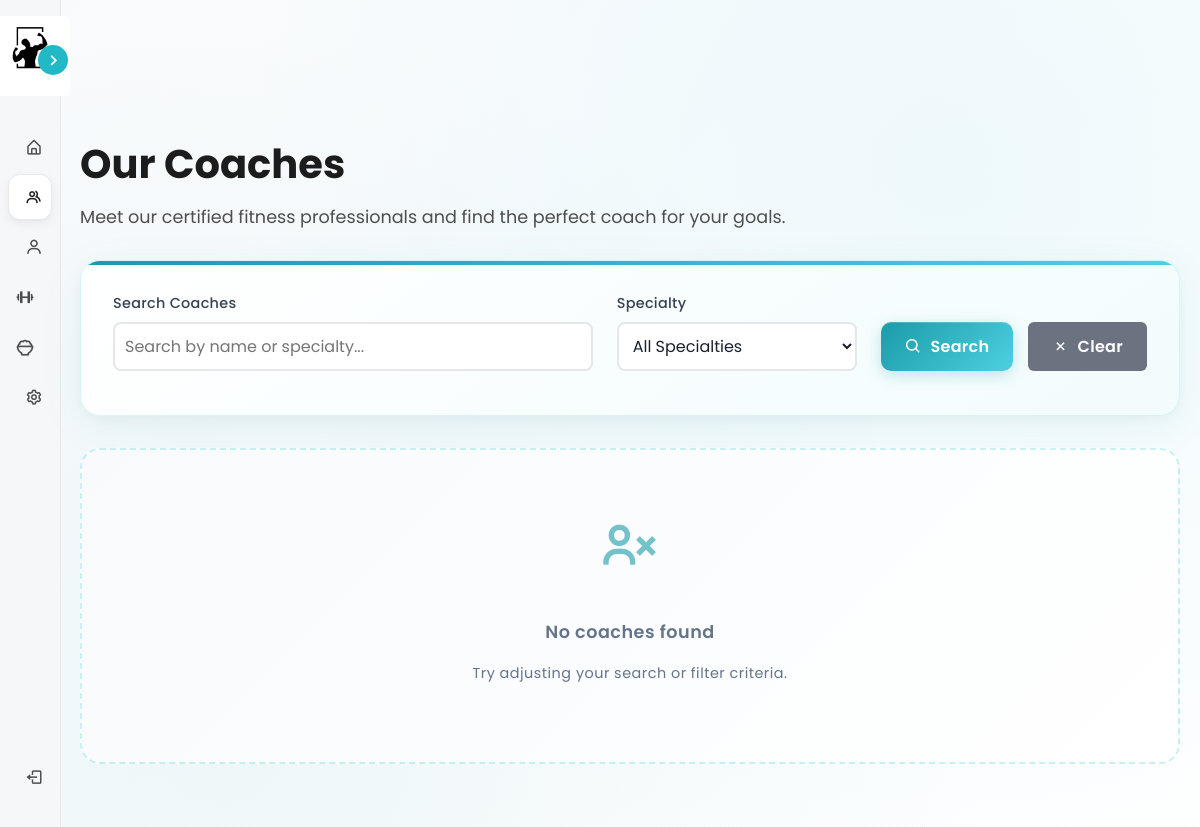
/views/member/coaches.php?specialty=Strength Training (signed in), run on an earlier commit of the app's database.
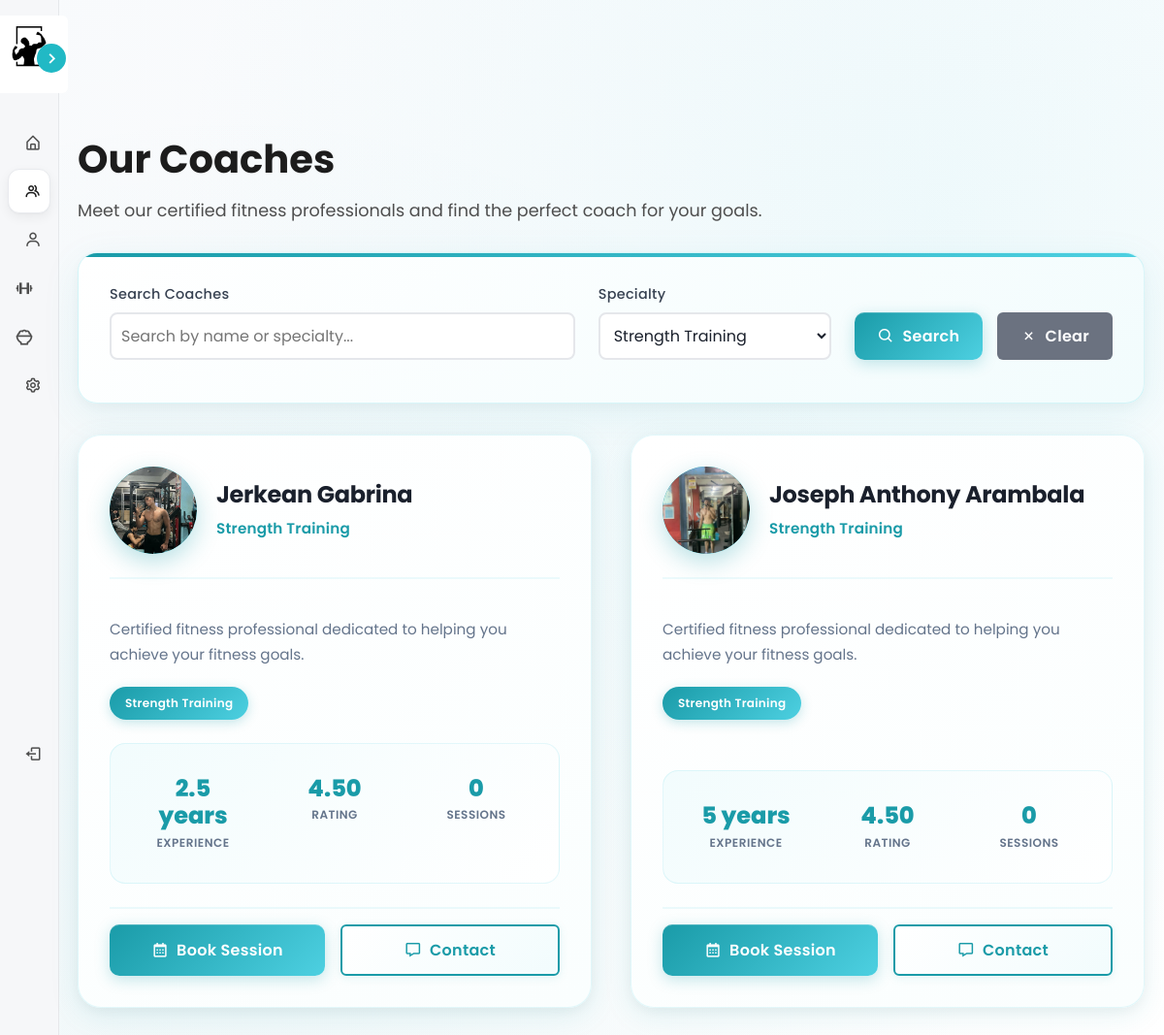
And on a later commit of the database.
### tables this page shows
CREATE TABLE `trainers` (
  `trainer_id` int(11) NOT NULL,
  `user_id` int(11) NOT NULL,
  `full_name` varchar(100) NOT NULL,
  `specialty` varchar(100) DEFAULT NULL,
  `experience` varchar(50) DEFAULT NULL,
  `rating` decimal(3,2) DEFAULT 4.50,
  `total_clients` int(11) DEFAULT 0,
  `total_sessions` int(11) DEFAULT 0,
  `description` text DEFAULT NULL,
  `phone` varchar(20) DEFAULT NULL,
  `email` varchar(100) DEFAULT NULL,
  `image` text DEFAULT NULL
);

### models/Trainer.php (called while the page is built, shortened)
<?php
require_once __DIR__ . '/../config/database.php';
class Trainer {
    private $conn;
    public function __construct() {
        $database = new Database();
        $this->conn = $database->getConnection();
    }
    public function getAllTrainers($filter_specialty = null, $sort_by = 'full_name', $sort_order = 'ASC') {
        try {
            $where_clauses = [];
            $params = [];
            if ($filter_specialty) {
                $where_clauses[] = "t.specialty = :specialty";
                $params[':specialty'] = $filter_specialty;
            }
            $where_sql = !empty($where_clauses) ? "WHERE " . implode(" AND ", $where_clauses) : "";
            $valid_sort_columns = ['trainer_id', 'full_name', 'specialty', 'phone', 'email', 'image'];
            $sort_order = strtoupper($sort_order) === 'ASC' ? 'ASC' : 'DESC';
            $sql = "SELECT t.*, u.username FROM trainers t JOIN users u ON t.user_id = u.user_id $where_sql ORDER BY t.$sort_by $sort_order";
            $stmt = $this->conn->prepare($sql);
            foreach ($params as $key => $value) {
                $stmt->bindValue($key, $value);
            }
            $stmt->execute();
            return $stmt->fetchAll(PDO::FETCH_ASSOC);
        } catch (PDOException $e) {
            error_log("Get all trainers error: " . $e->getMessage());
            return [];
        }
    }
}
?>

### config/database.php (called while the page is built, shortened)
<?php
class Database {
    private $host = "localhost";
    private $db_name = "gymmanagement";
    private $username = "root";
    private $password = "";
    public function getConnection() {
        $this->conn = null;
        try {
            $this->conn = new PDO("mysql:host=" . $this->host . ";dbname=" . $this->db_name,
                                   $this->username, $this->password);
            $this->conn->exec("set names utf8");
        } catch(PDOException $exception) {
            echo "Connection error: " . $exception->getMessage();
        }
        return $this->conn;
    }
}
?>

### views/member/coaches.php (the view, shortened to what this page needs)
<?php
require_once '../../models/Trainer.php';
$trainerModel = new Trainer();
$search = $_GET['search'] ?? '';
$specialtyFilter = $_GET['specialty'] ?? '';
$trainers = $trainerModel->getAllTrainers($specialtyFilter ?: null);
$coaches = [];
foreach ($trainers as $trainer) {
    $specialties = !empty($trainer['specialty']) ? explode(',', $trainer['specialty']) : ['General Training'];
    $specialties = array_map('trim', $specialties);
    $coaches[] = [
        'id' => $trainer['trainer_id'],
        'name' => $trainer['full_name'],
        'specialty' => $trainer['specialty'] ?? 'General Training',
        'experience' => $trainer['experience'] ?? 'N/A',
        'rating' => $trainer['rating'] ?? '4.5',
        'clients' => $trainer['total_clients'] ?? '0',
        'sessions' => $trainer['total_sessions'] ?? '0',
        'description' => $trainer['description'] ?? 'Certified fitness professional dedicated to helping you achieve your fitness goals.',
        'specialties' => $specialties,
        'email' => $trainer['email'] ?? '',
        'phone' => $trainer['phone'] ?? '',
        'image' => $trainer['image'] ?? 'default_trainer.png'
    ];
}
?>
<!DOCTYPE html>
<html lang="en">
<head>
    <link rel="stylesheet" href="../../assets/css/member_styles.css">
    <link rel="stylesheet" href="../../assets/css/coaches_styles.css">
    <link href='https://unpkg.com/boxicons@2.1.4/css/boxicons.min.css' rel='stylesheet'>
</head>
<body>
    <?php include '../components/dynamic_sidebar.php'; ?>
    <div class="main-content">
        <div class="content-wrapper">
            <div class="dashboard-header">
                <h1>Our Coaches</h1>
                <p>Meet our certified fitness professionals and find the perfect coach for your goals.</p>
            </div>
            <div class="search-section">
                <form class="search-form" method="get">
                    <div class="form-group">
                        <label for="search">Search Coaches</label>
                        <input type="text" id="search" name="search" placeholder="Search by name or specialty..." value="<?= htmlspecialchars($search) ?>">
                    </div>
                    <div class="form-group">
                        <label for="specialty">Specialty</label>
                        <select id="specialty" name="specialty">
                            <option value="">All Specialties</option>
                            <?php
                            $allTrainers = $trainerModel->getAllTrainers();
                            $specialties = array_unique(array_filter(array_column($allTrainers, 'specialty')));
                            foreach ($specialties as $spec): ?>
                                <option value="<?= htmlspecialchars($spec) ?>" <?= $specialtyFilter === $spec ? 'selected' : '' ?>>
                                    <?= htmlspecialchars($spec) ?>
                                </option>
                            <?php endforeach; ?>
                        </select>
                    </div>
                    <div class="form-group">
                        <button type="submit" class="btn btn-primary">
                            <i class='bx bx-search'></i>
                            Search
                        </button>
                        <?php if (!empty($search) || !empty($specialtyFilter)): ?>
                            <a href="coaches.php" class="btn btn-secondary" style="margin-left: 10px;">
                                <i class='bx bx-x'></i>
                                Clear
                            </a>
                        <?php endif; ?>
                    </div>
                </form>
            </div>
            <?php if (empty($coaches)): ?>
                <div class="no-data">
                    <i class='bx bx-user-x'></i>
                    <p>No coaches found</p>
                    <p style="font-size: 0.9rem; font-weight: normal; margin-top: 0.5rem;">
                        <?php if (!empty($search) || !empty($specialtyFilter)): ?>
                            Try adjusting your search or filter criteria.
                        <?php else: ?>
                            There are currently no coaches available.
                        <?php endif; ?>
                    </p>
                </div>
            <?php else: ?>
            <div class="coaches-grid">
                <?php foreach ($coaches as $coach): ?>
                <div class="coach-card">
                    <div class="coach-header">
                        <div class="coach-avatar">
                            <?php
                            if (!empty($coach['image']) && trim($coach['image']) !== '' && $coach['image'] !== 'default_trainer.png') {
                                $img = trim($coach['image']);
                                $isAbsolute = stripos($img, 'http://') === 0 || stripos($img, 'https://') === 0 || substr($img, 0, 1) === '/';
                                $alreadyPrefixed = strpos($img, 'assets/images/trainers/') === 0;
                                $imagePath = $isAbsolute || $alreadyPrefixed ? $img : ('../../assets/images/trainers/' . $img);
                                $fullPath = __DIR__ . '/../../assets/images/trainers/' . basename($img);
                                if (file_exists($fullPath)) {
                                    echo '<img src="' . htmlspecialchars($imagePath) . '" alt="' . htmlspecialchars($coach['name']) . '" />';
                                } else {
                                    echo strtoupper(substr($coach['name'], 0, 1));
                                }
                            } else {
                                echo strtoupper(substr($coach['name'], 0, 1));
                            }
                            ?>
                        </div>
                        <div class="coach-info">
                            <h3><?= htmlspecialchars($coach['name']) ?></h3>
                            <p><?= htmlspecialchars($coach['specialty']) ?></p>
                        </div>
                    </div>
                    <div class="coach-details">
                        <p><?= htmlspecialchars($coach['description']) ?></p>
                        <div class="coach-specialties">
                            <?php foreach ($coach['specialties'] as $specialty): ?>
                                <span class="specialty-tag"><?= htmlspecialchars($specialty) ?></span>
                            <?php endforeach; ?>
                        </div>
                    </div>
                    <div class="coach-stats">
                        <div class="stat-item">
                            <h4><?= $coach['experience'] ?></h4>
                            <p>Experience</p>
                        </div>
                        <div class="stat-item">
                            <h4><?= $coach['rating'] ?></h4>
                            <p>Rating</p>
                        </div>
                        <div class="stat-item">
                            <h4><?= $coach['sessions'] ?></h4>
                            <p>Sessions</p>
                        </div>
                    </div>
                    <div class="coach-actions">
                        <button class="btn btn-primary">
                            <i class='bx bx-calendar'></i>
                            Book Session
                        </button>
                        <button class="btn btn-secondary">
                            <i class='bx bx-message'></i>
                            Contact
                        </button>
                    </div>
                </div>
                <?php endforeach; ?>
            </div>
            <?php endif; ?>
        </div>
    </div>
</body>
</html>

### views/components/dynamic_sidebar.php (shortened to what this page needs)
<?php
$user_role = $_SESSION['role'] ?? 'guest';
$config_path = __DIR__ . '/../../config/sidebar_config.php';
if (file_exists($config_path)) {
    $menu_configs = include $config_path;
}
$current_config = $menu_configs[$user_role] ?? $menu_configs['guest'];
$current_page = basename($_SERVER['PHP_SELF']);
$dashboard_url = 'index.php';
foreach ($current_config['items'] as $item) {
    if (isset($item['text']) && stripos($item['text'], 'dashboard') !== false) {
        $dashboard_url = $item['url'];
        break;
    }
}
?>
<button class="mobile-menu-toggle" id="mobileMenuToggle">
</button>
<nav class="sidebar close" id="dynamicSidebar">
    <header>
        <div class="logo">
            <a href="<?php echo htmlspecialchars($dashboard_url); ?>">
                <img src="../../assets/images/logo.png" alt="Logo" width="150">
            </a>
        </div>
        <i class='bx bx-chevron-right toggle'></i>
    </header>
    <div class="menu-bar">
        <div class="menu">
            <ul class="menu-links">
                <?php
                $current_section = null;
                $section_count = 0;
                foreach ($current_config['items'] as $idx => $item) {
                    if (isset($item['type']) && $item['type'] === 'section') {
                        if ($current_section !== null) {
                            echo "</ul>\n";
                        }
                        $current_section = $item['label'];
                        $section_id = "collapsible-section-$section_count";
                        echo "<ul class='menu-collapsible' id='$section_id'>\n";
                        $section_count++;
                        continue;
                    }
                    $is_active = isset($item['active']) && $item['active'];
                    if (isset($item['url']) && basename($item['url']) === $current_page) $is_active = true;
                    if (isset($item['type']) && $item['type'] === 'dropdown') {
                        echo "<li class=\"nav-link " . ($is_active ? 'active' : '') . "\">";
                        echo "<button class='dropdown-btn'><i class='bx " . htmlspecialchars($item['icon']) . " icon'></i><span class='text nav-text'>" . htmlspecialchars($item['text']) . "</span><i class='bx bx-chevron-down dropdown-arrow'></i></button></li>\n";
                    } else {
                        echo "<li class=\"nav-link " . ($is_active ? 'active' : '') . "\"><a href=\"" . htmlspecialchars($item['url']) . "\" data-tooltip=\"" . htmlspecialchars($item['text']) . "\"><i class='bx " . htmlspecialchars($item['icon']) . " icon'></i><span class='text nav-text'>" . htmlspecialchars($item['text']) . "</span></a></li>\n";
                    }
                }
                if ($current_section !== null) {
                    echo "</ul>\n";
                }
                ?>
            </ul>
        </div>
        <div class="bottom-content">
            <li class="nav-link logout">
                <a href="#" onclick="openLogoutModal()">
                    <i class='bx bx-log-out icon'></i>
                </a>
            </li>
        </div>
    </div>
</nav>
<link rel="stylesheet" href="../../assets/css/modal_styles.css">

### assets/css/modal_styles.css (style rules this page uses)
.form-group { margin-bottom: 0.75rem; }
.form-group label { display: block; margin-bottom: 0.5rem; font-weight: 500; color: #374151; }
.form-group input, .form-group select, .form-group textarea { width: 100%; padding: 0.625rem; border: 2px solid #e5e7eb; border-radius: 8px; font-size: 1rem; transition: border-color 0.3s ease; box-sizing: border-box; }
.btn { transition: all 0.3s ease; }
.btn-primary { background: linear-gradient(135deg, #3b82f6 0%, #60a5fa 100%); color: white; padding: 0.75rem 1.5rem; border: none; border-radius: 10px; cursor: pointer; font-size: 1rem; box-shadow: 0 4px 15px rgba(59, 130, 246, 0.3); transition: all 0.3s ease; }
.btn-secondary { background: #6b7280; color: white; padding: 0.75rem 1.5rem; border: none; border-radius: 6px; cursor: pointer; font-size: 1rem; }

### views/components/dynamic_sidebar.php (style rules this page uses)
.sidebar .menu-bar { overflow-y: auto; max-height: calc(100vh - 120px); }
.menu-collapsible { display: block; padding: 0; margin: 0; transition: max-height 0.35s cubic-bezier(.4,2,.41,.86), opacity 0.18s linear; max-height: 1200px; opacity: 1; overflow: hidden; }

What changed in the data, as far as the page shows it:
added trainers: image (picture), full_name "Jerkean Gabrina", specialty "Strength Training", description "Certified fitness professional dedicated to helping you achieve your fitness goals.", experience "2.5 years", rating "4.50", sessions "0"
added trainers: image (picture), full_name "Joseph Anthony Arambala", specialty "Strength Training", description "Certified fitness professional dedicated to helping you achieve your fitness goals.", experience "5 years", rating "4.50", sessions "0"
Also different on the page:
form field specialty: "All Specialties" → "Strength Training"
text no longer shown: "No coaches found Try adjusting your search or filter criteria."
